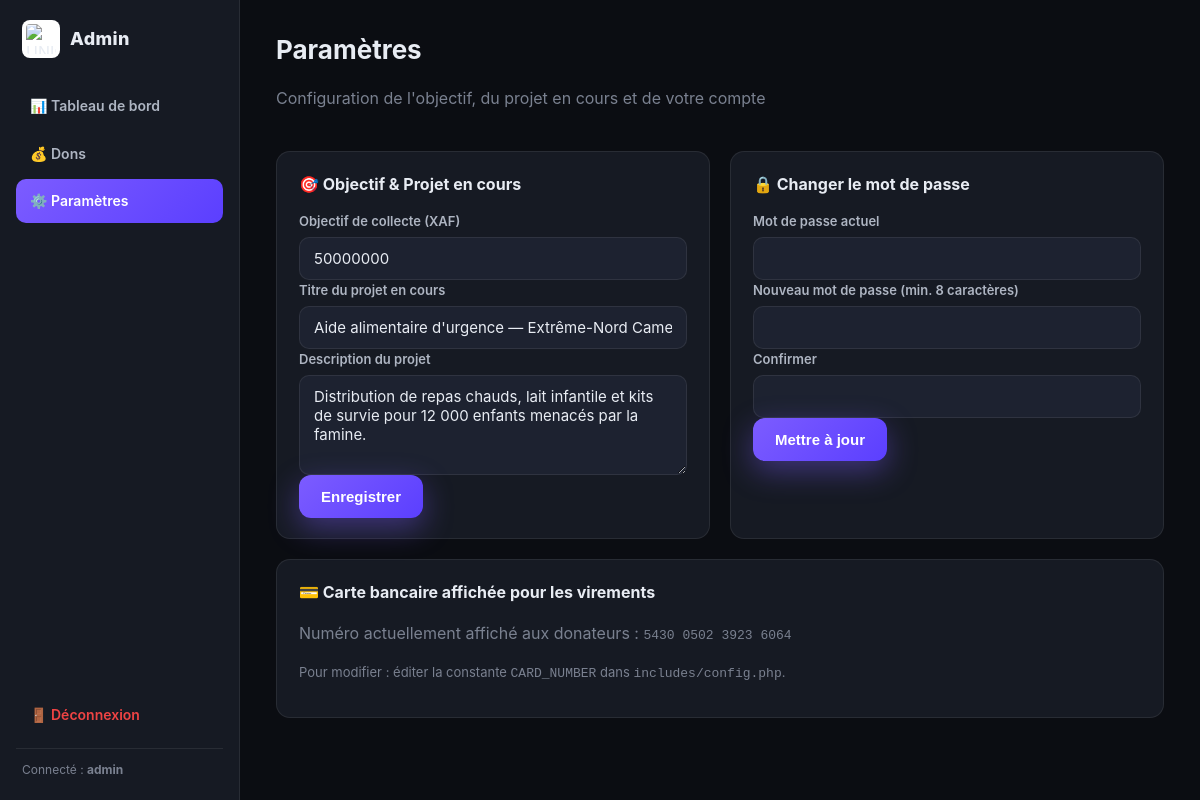
The app's page /admin/settings.php (signed in), older data.
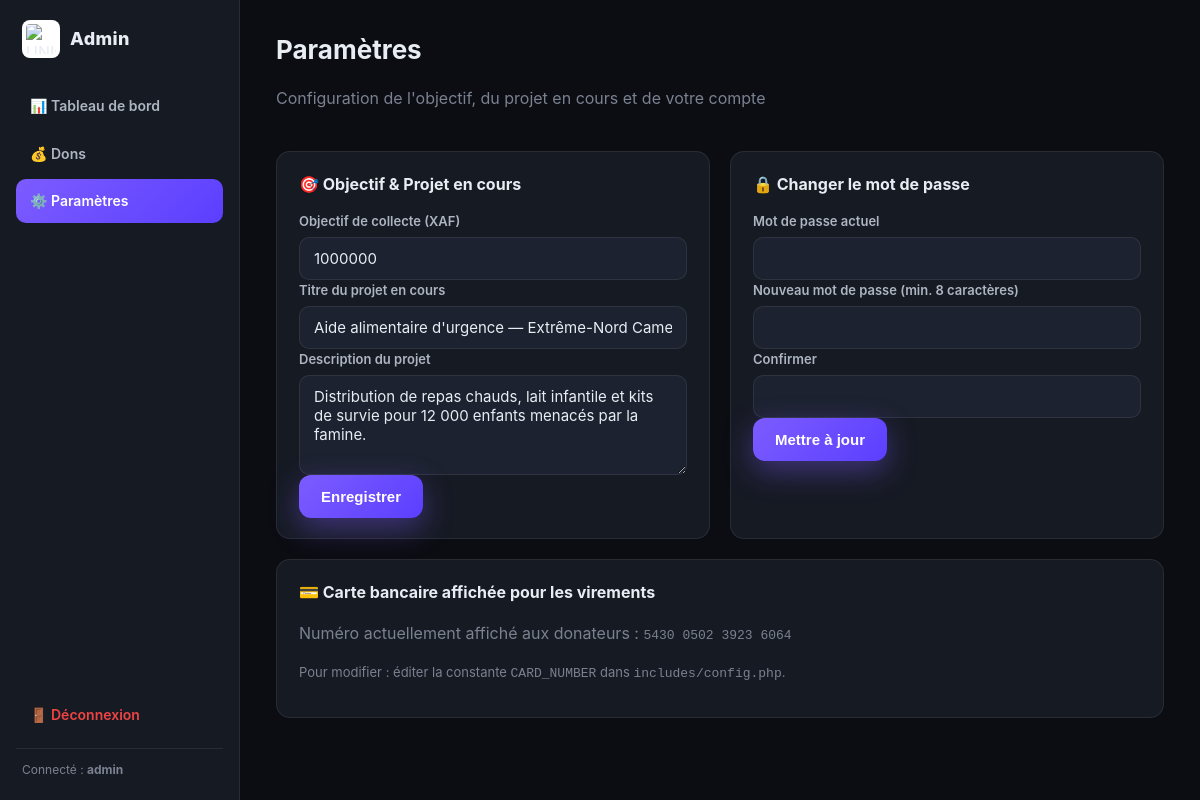
The same page, newer data.
### tables this page shows
CREATE TABLE settings (
    id        INTEGER PRIMARY KEY AUTOINCREMENT,
    key_name  TEXT NOT NULL UNIQUE,
    value     TEXT NOT NULL,
    updated_at TEXT DEFAULT CURRENT_TIMESTAMP
);

### includes/functions.php (called while the page is built, shortened)
<?php
require_once __DIR__ . '/db.php';
function e(?string $s): string {
    return htmlspecialchars($s ?? '', ENT_QUOTES, 'UTF-8');
}
function getSetting(string $key, ?string $default = null): ?string {
    $stmt = getDB()->prepare("SELECT value FROM settings WHERE key_name = ?");
    $stmt->execute([$key]);
    $row = $stmt->fetch();
    return $row ? $row['value'] : $default;
}

### includes/db.php (called while the page is built, shortened)
<?php
function getDB(): PDO {
    static $pdo = null;
    if ($pdo !== null) return $pdo;
    try {
        if (DB_DRIVER === 'mysql') {
            $dsn = 'mysql:host=' . DB_HOST . ';dbname=' . DB_NAME . ';charset=' . DB_CHARSET;
            $pdo = new PDO($dsn, DB_USER, DB_PASS, [
                PDO::ATTR_ERRMODE            => PDO::ERRMODE_EXCEPTION,
                PDO::ATTR_DEFAULT_FETCH_MODE => PDO::FETCH_ASSOC,
                PDO::ATTR_EMULATE_PREPARES   => false,
            ]);
        } else {
            $pdo = new PDO('sqlite:' . DB_SQLITE_PATH);
            $pdo->setAttribute(PDO::ATTR_ERRMODE, PDO::ERRMODE_EXCEPTION);
            $pdo->setAttribute(PDO::ATTR_DEFAULT_FETCH_MODE, PDO::FETCH_ASSOC);
            $pdo->exec('PRAGMA foreign_keys = ON;');
        }
    } catch (PDOException $e) {
        die('Erreur de connexion à la base de données : ' . htmlspecialchars($e->getMessage()));
    }
    return $pdo;
}

### admin/settings.php (the view, shortened to what this page needs)
<?php
$goal  = (int) getSetting('goal_amount', '1000000');
$title = getSetting('current_project_title', '');
$desc  = getSetting('current_project_desc', '');
require __DIR__ . '/_layout_top.php';
?>
<div class="admin-header"><div><h1>Paramètres</h1><p class="muted">Configuration de l'objectif, du projet en cours et de votre compte</p></div></div>
<div class="admin-grid-2">
  <div class="admin-card">
    <h3>🎯 Objectif & Projet en cours</h3>
    <form method="post">
      <div class="field">
        <label>Objectif de collecte (XAF)</label>
        <input type="number" name="goal_amount" min="1000" step="1000" value="<?= e($goal) ?>" required>
      </div>
      <div class="field">
        <label>Titre du projet en cours</label>
        <input type="text" name="project_title" value="<?= e($title) ?>" required>
      </div>
      <div class="field">
        <label>Description du projet</label>
        <textarea name="project_desc" rows="4" required><?= e($desc) ?></textarea>
      </div>
      <button class="btn btn-primary">Enregistrer</button>
    </form>
  </div>
  <div class="admin-card">
    <h3>🔒 Changer le mot de passe</h3>
    <form method="post" autocomplete="off">
      <div class="field"><label>Mot de passe actuel</label><input type="password" name="current" required></div>
      <div class="field"><label>Nouveau mot de passe (min. 8 caractères)</label><input type="password" name="new" required minlength="8"></div>
      <div class="field"><label>Confirmer</label><input type="password" name="confirm" required minlength="8"></div>
      <button class="btn btn-primary">Mettre à jour</button>
    </form>
  </div>
</div>
<div class="admin-card">
  <h3>💳 Carte bancaire affichée pour les virements</h3>
  <p class="muted">Numéro actuellement affiché aux donateurs : <code><?= e(CARD_NUMBER) ?></code></p>
  <p class="muted small">Pour modifier : éditer la constante <code>CARD_NUMBER</code> dans <code>includes/config.php</code>.</p>
</div>
<?php require __DIR__ . '/_layout_bottom.php'; ?>

### admin/_layout_top.php (shortened to what this page needs)
<?php
$current = basename($_SERVER['PHP_SELF']);
?>
<!doctype html>
<html lang="fr" data-theme="dark">
<head>
<link rel="stylesheet" href="/assets/css/style.css">
</head>
<body class="admin-body">
<aside class="admin-sidebar">
  <div class="admin-brand">
    <img src="/assets/img/logo/unicef-color.png" alt="UNICEF">
    <span>Admin</span>
  </div>
  <nav class="admin-nav">
    <a href="/admin/index.php"     class="<?= $current==='index.php'?'active':'' ?>">📊 Tableau de bord</a>
    <a href="/admin/donations.php" class="<?= $current==='donations.php'?'active':'' ?>">💰 Dons</a>
    <a href="/admin/settings.php"  class="<?= $current==='settings.php'?'active':'' ?>">⚙️ Paramètres</a>
    <a href="/admin/logout.php" class="logout">🚪 Déconnexion</a>
  </nav>
  <div class="admin-foot">
    Connecté : <strong><?= e($_SESSION['admin_username'] ?? '') ?></strong>
  </div>
</aside>
<main class="admin-main">

### admin/_layout_bottom.php
</main>
</body>
</html>

### assets/css/style.css (style rules this page uses)
:root { --bg: #0b0d12; --bg-2: #11141b; --bg-3: #181c26; --card: #161a23; --card-2: #1d2230; --border: rgba(255,255,255,0.08); --text: #e8ecf3; --text-2: #aeb5c2; --muted: #7a8190; --primary: #7c5cff; --primary-2: #5b3fff; --accent: #22d3a8; --warn: #f59e0b; --danger: #ef4444; --shadow: 0 10px 40px rgba(0,0,0,0.35); --radius: 14px; }
* { box-sizing: border-box; }
html, body { margin: 0; padding: 0; }
body { background: var(--bg); color: var(--text); font-family: -apple-system, BlinkMacSystemFont, "Segoe UI", Roboto, "Helvetica Neue", Arial, sans-serif; line-height: 1.55; -webkit-font-smoothing: antialiased; min-height: 100vh; }
img { max-width: 100%; display: block; }
a { color: var(--primary); text-decoration: none; }
.muted { color: var(--muted); }
.btn { display: inline-flex; align-items: center; gap: 8px; padding: 13px 22px; border-radius: 12px; font-weight: 600; font-size: 15px; cursor: pointer; border: 0; transition: .2s; text-decoration: none; }
.btn-primary { background: linear-gradient(135deg, var(--primary), var(--primary-2)); color: white; box-shadow: 0 10px 30px rgba(124,92,255,.4); }
.field { display: flex; flex-direction: column; gap: 6px; }
.field label { font-size: 13px; color: var(--text-2); font-weight: 600; }
.field input, .field select { background: var(--card-2); color: var(--text); border: 1px solid var(--border); border-radius: 10px; padding: 11px 14px; font-size: 15px; font-family: inherit; transition: .15s; }
.small { font-size: 13px; }
.admin-body { margin: 0; padding: 0; display: flex; min-height: 100vh; background: var(--bg); color: var(--text); }
.admin-sidebar { width: 240px; background: var(--card); border-right: 1px solid var(--border); display: flex; flex-direction: column; padding: 20px 16px; flex-shrink: 0; }
.admin-brand { display: flex; align-items: center; gap: 10px; margin-bottom: 26px; padding: 0 6px; }
.admin-brand img { width: 38px; height: 38px; padding: 4px; background: white; border-radius: 8px; }
.admin-brand span { font-size: 18px; font-weight: 800; letter-spacing: .02em; }
.admin-nav { display: flex; flex-direction: column; gap: 4px; flex: 1; }
.admin-nav a { padding: 11px 14px; border-radius: 10px; color: var(--text-2); text-decoration: none; font-size: 14px; font-weight: 600; transition: .15s; }
.admin-nav a.active { background: linear-gradient(135deg, var(--primary), var(--primary-2)); color: white; }
.admin-nav a.logout { margin-top: auto; color: var(--danger); }
.admin-foot { color: var(--muted); font-size: 12px; padding: 12px 6px 0; border-top: 1px solid var(--border); margin-top: 12px; }
.admin-main { flex: 1; padding: 30px 36px; max-width: 100%; overflow-x: hidden; }
.admin-header { display: flex; justify-content: space-between; align-items: flex-start; gap: 14px; margin-bottom: 24px; flex-wrap: wrap; }
.admin-header h1 { margin: 0 0 4px; font-size: 26px; }
.admin-card { background: var(--card); border: 1px solid var(--border); border-radius: 14px; padding: 20px 22px; margin-bottom: 20px; }
.admin-card h3 { margin: 0 0 14px; font-size: 16px; }
.admin-grid-2 { display: grid; grid-template-columns: 1fr 1fr; gap: 20px; }
.admin-card textarea { width: 100%; box-sizing: border-box; background: var(--card-2); color: var(--text); border: 1px solid var(--border); border-radius: 10px; padding: 11px 14px; font-size: 15px; font-family: inherit; resize: vertical; }

Row changes from the older to the newer data that the page shows:
changed settings (number 1 of 3 on the later page): goal_amount "50000000" → "1000000"
